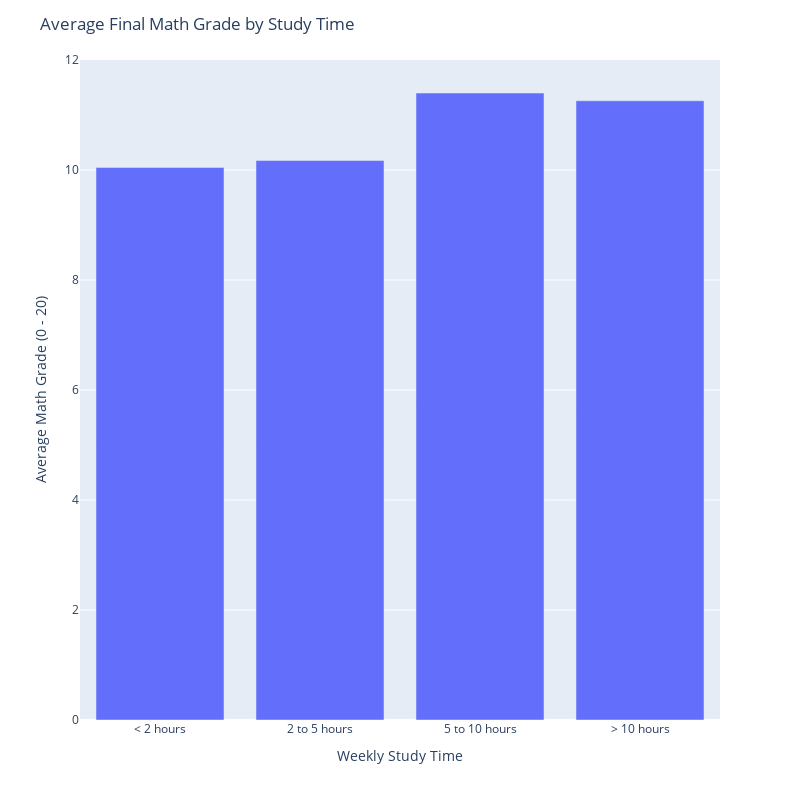

The cell this chart's notebook holds for it:
### Code cell
fig_finalmath = px.bar(finalmath_studytime, x = 'studytime', y = 'mean_grade')

fig_finalmath.update_layout(
    title = 'Average Final Math Grade by Study Time',
    width = 800,
    height = 800,
    yaxis_title = 'Average Math Grade (0 - 20)',
    xaxis_title = 'Weekly Study Time'
)

fig_finalmath.show()

### Figure 1 — Plotly figure (JSON) as saved in the notebook; plotly's stock layout.template omitted (floating-point values rounded to 4 significant figures)
{"data": [{"hovertemplate": "studytime=%{x}<br>mean_grade=%{y}<extra></extra>", "legendgroup": "", "marker": {"color": "#636efa", "pattern": {"shape": ""}}, "name": "", "orientation": "v", "showlegend": false, "textposition": "auto", "type": "bar", "x": ["< 2 hours", "2 to 5 hours", "5 to 10 hours", "> 10 hours"], "xaxis": "x", "y": [10.05, 10.17, 11.4, 11.26], "yaxis": "y"}], "layout": {"barmode": "relative", "height": 800, "legend": {"tracegroupgap": 0}, "margin": {"t": 60}, "title": {"text": "Average Final Math Grade by Study Time"}, "width": 800, "xaxis": {"anchor": "y", "domain": [0, 1], "title": {"text": "Weekly Study Time"}}, "yaxis": {"anchor": "x", "domain": [0, 1], "title": {"text": "Average Math Grade (0 - 20)"}}}}
